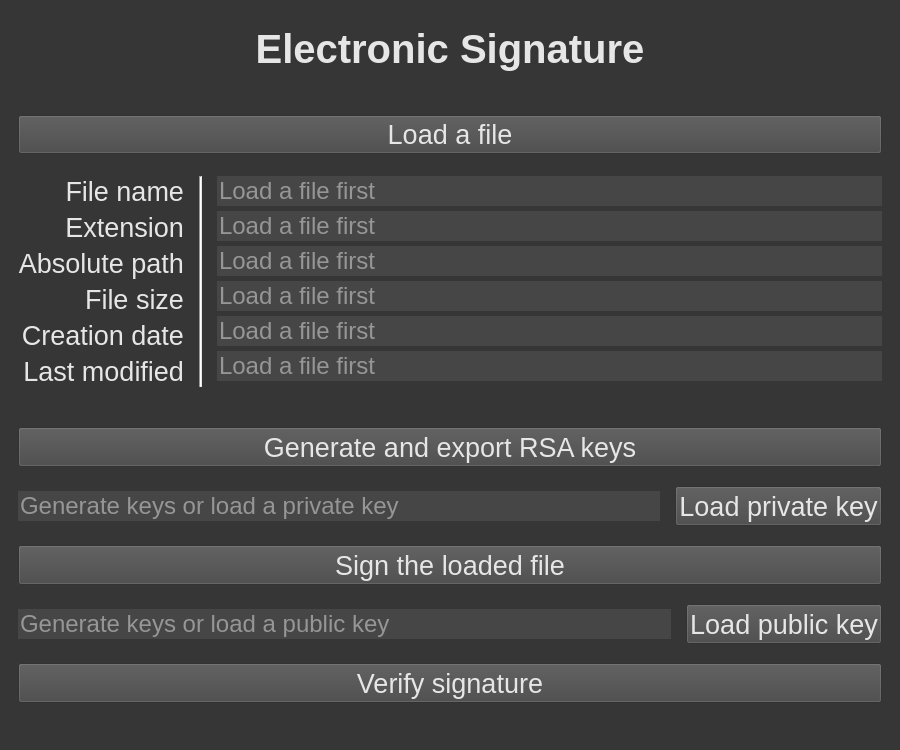
<?xml version="1.0" encoding="UTF-8"?>
<ui version="4.0">
 <class>MainWindow</class>
 <widget class="QMainWindow" name="MainWindow">
  <property name="geometry">
   <rect>
    <x>0</x>
    <y>0</y>
    <width>900</width>
    <height>750</height>
   </rect>
  </property>
  <property name="minimumSize">
   <size>
    <width>800</width>
    <height>700</height>
   </size>
  </property>
  <property name="windowTitle">
   <string>Electronic Signature</string>
  </property>
  <property name="styleSheet">
   <string notr="true">background-color: rgb(54, 54, 54);
color: rgb(230, 230, 230);</string>
  </property>
  <property name="locale">
   <locale language="English" country="UnitedStates"/>
  </property>
  <widget class="QWidget" name="centralwidget">
   <layout class="QGridLayout" name="gridLayout">
    <item row="0" column="0">
     <layout class="QVBoxLayout" name="verticalLayoutMain">
      <property name="spacing">
       <number>10</number>
      </property>
      <item>
       <widget class="QLabel" name="labelTitle">
        <property name="maximumSize">
         <size>
          <width>16777215</width>
          <height>80</height>
         </size>
        </property>
        <property name="font">
         <font>
          <pointsize>30</pointsize>
          <weight>75</weight>
          <bold>true</bold>
         </font>
        </property>
        <property name="text">
         <string>Electronic Signature</string>
        </property>
        <property name="alignment">
         <set>Qt::AlignCenter</set>
        </property>
       </widget>
      </item>
      <item>
       <widget class="QFrame" name="frameLoadedFile">
        <layout class="QVBoxLayout" name="verticalLayoutLoadedFile">
         <property name="spacing">
          <number>15</number>
         </property>
         <item>
          <widget class="QPushButton" name="buttonLoadFile">
           <property name="font">
            <font>
             <pointsize>20</pointsize>
            </font>
           </property>
           <property name="styleSheet">
            <string notr="true">background-color: rgb(70, 70, 70);</string>
           </property>
           <property name="text">
            <string>Load a file</string>
           </property>
          </widget>
         </item>
         <item>
          <layout class="QHBoxLayout" name="horizontalLayoutFileInfo">
           <property name="spacing">
            <number>15</number>
           </property>
           <item>
            <layout class="QVBoxLayout" name="verticalLayoutFileInfoLabels">
             <property name="spacing">
              <number>5</number>
             </property>
             <item>
              <widget class="QLabel" name="labelFileName">
               <property name="minimumSize">
                <size>
                 <width>0</width>
                 <height>0</height>
                </size>
               </property>
               <property name="font">
                <font>
                 <pointsize>20</pointsize>
                </font>
               </property>
               <property name="toolTip">
                <string>Name of the file (without extension)</string>
               </property>
               <property name="text">
                <string>File name</string>
               </property>
               <property name="alignment">
                <set>Qt::AlignRight|Qt::AlignTrailing|Qt::AlignVCenter</set>
               </property>
              </widget>
             </item>
             <item>
              <widget class="QLabel" name="labelExtension">
               <property name="font">
                <font>
                 <pointsize>20</pointsize>
                </font>
               </property>
               <property name="toolTip">
                <string>Extension/type of file of the loaded file</string>
               </property>
               <property name="text">
                <string>Extension</string>
               </property>
               <property name="alignment">
                <set>Qt::AlignRight|Qt::AlignTrailing|Qt::AlignVCenter</set>
               </property>
              </widget>
             </item>
             <item>
              <widget class="QLabel" name="labelAbsolutePath">
               <property name="font">
                <font>
                 <pointsize>20</pointsize>
                </font>
               </property>
               <property name="toolTip">
                <string>Absolute path to the loaded file</string>
               </property>
               <property name="text">
                <string>Absolute path</string>
               </property>
               <property name="alignment">
                <set>Qt::AlignRight|Qt::AlignTrailing|Qt::AlignVCenter</set>
               </property>
              </widget>
             </item>
             <item>
              <widget class="QLabel" name="labelFileSize">
               <property name="font">
                <font>
                 <pointsize>20</pointsize>
                </font>
               </property>
               <property name="toolTip">
                <string>File size of the loaded file in Bytes</string>
               </property>
               <property name="text">
                <string>File size</string>
               </property>
               <property name="alignment">
                <set>Qt::AlignRight|Qt::AlignTrailing|Qt::AlignVCenter</set>
               </property>
              </widget>
             </item>
             <item>
              <widget class="QLabel" name="labelCreatedDate">
               <property name="font">
                <font>
                 <pointsize>20</pointsize>
                </font>
               </property>
               <property name="toolTip">
                <string>The date the loaded file was created</string>
               </property>
               <property name="text">
                <string>Creation date</string>
               </property>
               <property name="alignment">
                <set>Qt::AlignRight|Qt::AlignTrailing|Qt::AlignVCenter</set>
               </property>
              </widget>
             </item>
             <item>
              <widget class="QLabel" name="labelModifiedDate">
               <property name="font">
                <font>
                 <pointsize>20</pointsize>
                </font>
               </property>
               <property name="toolTip">
                <string>The date the loaded file was last modified</string>
               </property>
               <property name="text">
                <string>Last modified</string>
               </property>
               <property name="alignment">
                <set>Qt::AlignRight|Qt::AlignTrailing|Qt::AlignVCenter</set>
               </property>
              </widget>
             </item>
            </layout>
           </item>
           <item>
            <widget class="Line" name="lineFileInfo">
             <property name="styleSheet">
              <string notr="true">background-color: rgb(230, 230, 230);</string>
             </property>
             <property name="orientation">
              <enum>Qt::Vertical</enum>
             </property>
            </widget>
           </item>
           <item>
            <layout class="QVBoxLayout" name="verticalLayoutFileInfoValues">
             <property name="spacing">
              <number>5</number>
             </property>
             <item>
              <widget class="QLineEdit" name="fieldFileName">
               <property name="minimumSize">
                <size>
                 <width>0</width>
                 <height>30</height>
                </size>
               </property>
               <property name="font">
                <font>
                 <pointsize>18</pointsize>
                </font>
               </property>
               <property name="toolTip">
                <string>Name of the file (without extension)</string>
               </property>
               <property name="styleSheet">
                <string notr="true">background-color: rgb(70, 70, 70);</string>
               </property>
               <property name="frame">
                <bool>false</bool>
               </property>
               <property name="readOnly">
                <bool>true</bool>
               </property>
               <property name="placeholderText">
                <string>Load a file first</string>
               </property>
              </widget>
             </item>
             <item>
              <widget class="QLineEdit" name="fieldExtension">
               <property name="minimumSize">
                <size>
                 <width>0</width>
                 <height>30</height>
                </size>
               </property>
               <property name="font">
                <font>
                 <pointsize>18</pointsize>
                </font>
               </property>
               <property name="toolTip">
                <string>Extension/type of file of the loaded file</string>
               </property>
               <property name="styleSheet">
                <string notr="true">background-color: rgb(70, 70, 70);</string>
               </property>
               <property name="frame">
                <bool>false</bool>
               </property>
               <property name="readOnly">
                <bool>true</bool>
               </property>
               <property name="placeholderText">
                <string>Load a file first</string>
               </property>
              </widget>
             </item>
             <item>
              <widget class="QLineEdit" name="fieldAbsolutePath">
               <property name="minimumSize">
                <size>
                 <width>0</width>
                 <height>30</height>
                </size>
               </property>
               <property name="font">
                <font>
                 <pointsize>18</pointsize>
                </font>
               </property>
               <property name="toolTip">
                <string>Absolute path to the loaded file</string>
               </property>
               <property name="styleSheet">
                <string notr="true">background-color: rgb(70, 70, 70);</string>
               </property>
               <property name="frame">
                <bool>false</bool>
               </property>
               <property name="readOnly">
                <bool>true</bool>
               </property>
               <property name="placeholderText">
                <string>Load a file first</string>
               </property>
              </widget>
             </item>
             <item>
              <widget class="QLineEdit" name="fieldFileSize">
               <property name="minimumSize">
                <size>
                 <width>0</width>
                 <height>30</height>
                </size>
               </property>
               <property name="font">
                <font>
                 <pointsize>18</pointsize>
                </font>
               </property>
               <property name="toolTip">
                <string>File size of the loaded file in Bytes</string>
               </property>
               <property name="styleSheet">
                <string notr="true">background-color: rgb(70, 70, 70);</string>
               </property>
               <property name="frame">
                <bool>false</bool>
               </property>
               <property name="readOnly">
                <bool>true</bool>
               </property>
               <property name="placeholderText">
                <string>Load a file first</string>
               </property>
              </widget>
             </item>
             <item>
              <widget class="QLineEdit" name="fieldCreatedDate">
               <property name="minimumSize">
                <size>
                 <width>0</width>
                 <height>30</height>
                </size>
               </property>
               <property name="font">
                <font>
                 <pointsize>18</pointsize>
                </font>
               </property>
               <property name="toolTip">
                <string>The date the loaded file was created</string>
               </property>
               <property name="styleSheet">
                <string notr="true">background-color: rgb(70, 70, 70);</string>
               </property>
               <property name="frame">
                <bool>false</bool>
               </property>
               <property name="readOnly">
                <bool>true</bool>
               </property>
               <property name="placeholderText">
                <string>Load a file first</string>
               </property>
              </widget>
             </item>
             <item>
              <widget class="QLineEdit" name="fieldModifiedDate">
               <property name="minimumSize">
                <size>
                 <width>0</width>
                 <height>30</height>
                </size>
               </property>
               <property name="font">
                <font>
                 <pointsize>18</pointsize>
                </font>
               </property>
               <property name="toolTip">
                <string>The date the loaded file was last modified</string>
               </property>
               <property name="styleSheet">
                <string notr="true">background-color: rgb(70, 70, 70);</string>
               </property>
               <property name="frame">
                <bool>false</bool>
               </property>
               <property name="readOnly">
                <bool>true</bool>
               </property>
               <property name="placeholderText">
                <string>Load a file first</string>
               </property>
              </widget>
             </item>
            </layout>
           </item>
          </layout>
         </item>
        </layout>
       </widget>
      </item>
      <item>
       <widget class="QFrame" name="frameOperations">
        <layout class="QVBoxLayout" name="verticalLayout">
         <property name="spacing">
          <number>15</number>
         </property>
         <item>
          <widget class="QPushButton" name="buttonGenerateKeys">
           <property name="minimumSize">
            <size>
             <width>0</width>
             <height>40</height>
            </size>
           </property>
           <property name="font">
            <font>
             <pointsize>20</pointsize>
            </font>
           </property>
           <property name="styleSheet">
            <string notr="true">background-color: rgb(70, 70, 70);</string>
           </property>
           <property name="text">
            <string>Generate and export RSA keys</string>
           </property>
          </widget>
         </item>
         <item>
          <layout class="QHBoxLayout" name="horizontalLayout_2">
           <property name="spacing">
            <number>15</number>
           </property>
           <item>
            <widget class="QLineEdit" name="fieldPrivateKeyPath">
             <property name="minimumSize">
              <size>
               <width>0</width>
               <height>30</height>
              </size>
             </property>
             <property name="font">
              <font>
               <pointsize>18</pointsize>
              </font>
             </property>
             <property name="toolTip">
              <string>The absolute path to the private key file</string>
             </property>
             <property name="styleSheet">
              <string notr="true">background-color: rgb(70, 70, 70);</string>
             </property>
             <property name="frame">
              <bool>false</bool>
             </property>
             <property name="alignment">
              <set>Qt::AlignLeading|Qt::AlignLeft|Qt::AlignVCenter</set>
             </property>
             <property name="readOnly">
              <bool>true</bool>
             </property>
             <property name="placeholderText">
              <string>Generate keys or load a private key</string>
             </property>
            </widget>
           </item>
           <item>
            <widget class="QPushButton" name="buttonLoadPrivateKey">
             <property name="minimumSize">
              <size>
               <width>180</width>
               <height>40</height>
              </size>
             </property>
             <property name="font">
              <font>
               <pointsize>20</pointsize>
              </font>
             </property>
             <property name="styleSheet">
              <string notr="true">background-color: rgb(70, 70, 70);</string>
             </property>
             <property name="text">
              <string>Load private key</string>
             </property>
            </widget>
           </item>
          </layout>
         </item>
         <item>
          <widget class="QPushButton" name="buttonSignFile">
           <property name="minimumSize">
            <size>
             <width>0</width>
             <height>40</height>
            </size>
           </property>
           <property name="font">
            <font>
             <pointsize>20</pointsize>
            </font>
           </property>
           <property name="styleSheet">
            <string notr="true">background-color: rgb(70, 70, 70);</string>
           </property>
           <property name="text">
            <string>Sign the loaded file</string>
           </property>
          </widget>
         </item>
         <item>
          <layout class="QHBoxLayout" name="horizontalLayout">
           <property name="spacing">
            <number>15</number>
           </property>
           <item>
            <widget class="QLineEdit" name="fieldPublicKeyPath">
             <property name="minimumSize">
              <size>
               <width>0</width>
               <height>30</height>
              </size>
             </property>
             <property name="font">
              <font>
               <pointsize>18</pointsize>
              </font>
             </property>
             <property name="toolTip">
              <string>The absolute path to the public key file</string>
             </property>
             <property name="styleSheet">
              <string notr="true">background-color: rgb(70, 70, 70);</string>
             </property>
             <property name="frame">
              <bool>false</bool>
             </property>
             <property name="alignment">
              <set>Qt::AlignLeading|Qt::AlignLeft|Qt::AlignVCenter</set>
             </property>
             <property name="readOnly">
              <bool>true</bool>
             </property>
             <property name="placeholderText">
              <string>Generate keys or load a public key</string>
             </property>
            </widget>
           </item>
           <item>
            <widget class="QPushButton" name="buttonLoadPublicKey">
             <property name="minimumSize">
              <size>
               <width>180</width>
               <height>40</height>
              </size>
             </property>
             <property name="font">
              <font>
               <pointsize>20</pointsize>
              </font>
             </property>
             <property name="styleSheet">
              <string notr="true">background-color: rgb(70, 70, 70);</string>
             </property>
             <property name="text">
              <string>Load public key</string>
             </property>
            </widget>
           </item>
          </layout>
         </item>
         <item>
          <widget class="QPushButton" name="buttonVerifySignature">
           <property name="minimumSize">
            <size>
             <width>0</width>
             <height>40</height>
            </size>
           </property>
           <property name="font">
            <font>
             <pointsize>20</pointsize>
            </font>
           </property>
           <property name="styleSheet">
            <string notr="true">background-color: rgb(70, 70, 70);</string>
           </property>
           <property name="text">
            <string>Verify signature</string>
           </property>
          </widget>
         </item>
        </layout>
       </widget>
      </item>
     </layout>
    </item>
   </layout>
  </widget>
  <widget class="QMenuBar" name="menubar">
   <property name="geometry">
    <rect>
     <x>0</x>
     <y>0</y>
     <width>900</width>
     <height>24</height>
    </rect>
   </property>
  </widget>
  <widget class="QStatusBar" name="statusbar"/>
 </widget>
 <resources/>
 <connections/>
</ui>
